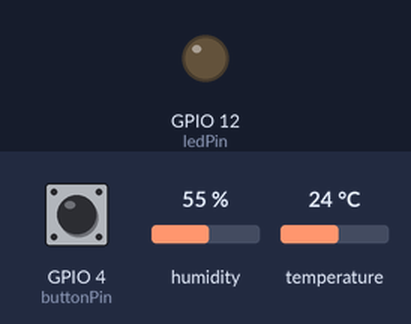
Simulated run of this sketch. Board: ESP8266 (NodeMCU). Parts: output pins drawn as LEDs (lit = HIGH). The test bench sets the inputs (shaded band); at power-on: GPIO 4 (buttonPin) LOW, humidity 55 %, temperature 24 °C. WiFi joins after 1.5 s; servers stay silent unless stated; what the sketch prints to the serial monitor is not drawn.

Above: at 2.7 s.
2.8 s: GPIO 4 (buttonPin) pulled HIGH for 0.15 s
At 4.0 s:
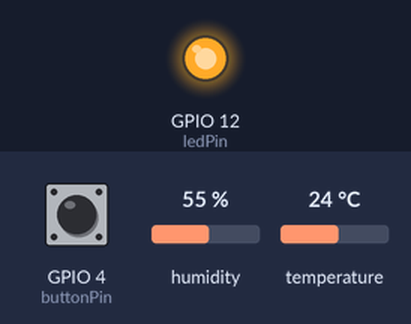
5.9 s: GPIO 4 (buttonPin) pulled HIGH for 1 s
At 6.4 s:
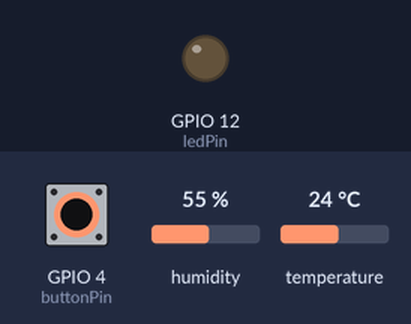
8.4 s: GPIO 4 (buttonPin) pulled HIGH for 3.2 s
At 9.5 s:
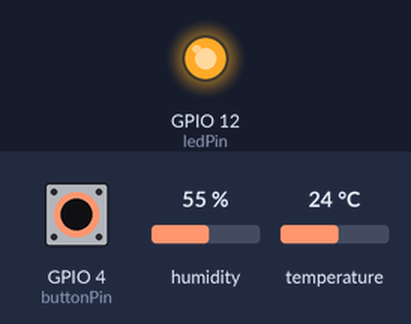
Timing chart, 0 to 11.4 s (numbered marks = the images above; inputs shaded):
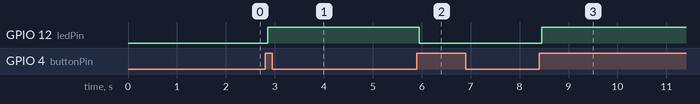

Measured:
- after the input at 2.8 s, GPIO 12 (ledPin): LOW → HIGH after 0.05 s
- after the input at 5.9 s, GPIO 12 (ledPin): HIGH → LOW after 0.05 s
- after the input at 8.4 s, GPIO 12 (ledPin): LOW → HIGH after 0.05 s

The sketch:

sketch_oct5a.ino
```cpp
#include <ESP8266WiFi.h>
#include <ESPAsyncTCP.h>
#include <ESPAsyncWebServer.h>
#include <DHT.h>

const char* ssid = "Infinix GT 30 Pro";
const char* password = "murahcpz";

// Konfigurasi Pin
const byte dhtPin = 2;        // D4 (GPIO 2)
const byte buttonPin = 4;     // D2 (GPIO 4)

const byte ledPin = 12;       // D6 (GPIO 12)

DHT dht(dhtPin, DHT11);

// Variabel Pelacak Status (State & Cache)
bool ledState = false;
String currentTemp = "--";
String currentHum = "--";     // BARU: penampung kelembapan
int buttonState = LOW;
int lastButtonState = LOW;
unsigned long lastDebounceTime = 0;
const unsigned long debounceDelay = 50;
unsigned long lastTime = 0;

AsyncWebServer server(80);
AsyncWebSocket ws("/ws");

// ---------------- HTML & JAVASCRIPT (FRONT-END) ----------------
const char index_html[] PROGMEM = R"rawliteral(
<!DOCTYPE html>
<html>
<head>
  <meta name="viewport" content="width=device-width, initial-scale=1">
  <title>Real-Time IoT Web</title>
  <style>
    body { font-family: Arial; text-align: center; }
    .card { background: #f0f0f0; margin: 20px auto; padding: 20px; max-width: 300px; border-radius: 10px; }
    button { padding: 15px 30px; font-size: 20px; border-radius: 5px; cursor: pointer; color: white;}
    .btn-on { background-color: #4CAF50; }
    .btn-off { background-color: #f44336; }
  </style>
</head>
<body>
  <h1>Smart Room</h1>

  <div class="card">
    <h2>Suhu: <span id="tempValue">--</span> Celcius</h2>
  </div>

  <!-- BARU: kartu kelembapan -->
  <div class="card">
    <h2>Kelembapan: <span id="humValue">--</span> %</h2>
  </div>

  <div class="card">
    <h2>LED: <span id="ledStatus">OFF</span></h2>
    <button id="toggleBtn" class="btn-off" onclick="toggleLed()">Turn ON</button>
  </div>

  <script>
    var gateway = `ws://${window.location.hostname}/ws`;
    var websocket;

    window.addEventListener('load', onLoad);
    function onLoad(event) { initWebSocket(); }

    function initWebSocket() {
      websocket = new WebSocket(gateway);
      websocket.onopen    = onOpen;
      websocket.onclose   = onClose;
      websocket.onmessage = onMessage;
    }

    function onOpen(event) { console.log('WebSocket Terkoneksi'); }
    function onClose(event) { setTimeout(initWebSocket, 2000); }

    function toggleLed(){
      websocket.send('toggle');
    }

    function onMessage(event) {
      var dataObj = JSON.parse(event.data);

      // Suhu
      if(dataObj.suhu !== undefined) {
         document.getElementById('tempValue').innerHTML = dataObj.suhu;
      }

      // BARU: Kelembapan
      if(dataObj.hum !== undefined) {
         document.getElementById('humValue').innerHTML = dataObj.hum;
      }

      // LED
      if(dataObj.led !== undefined) {
         var btn = document.getElementById('toggleBtn');
         var status = document.getElementById('ledStatus');
         if(dataObj.led == "1"){
           status.innerHTML = "ON";
           btn.innerHTML = "Turn OFF";
           btn.className = "btn-on";
         } else {
           status.innerHTML = "OFF";
           btn.innerHTML = "Turn ON";
           btn.className = "btn-off";
         }
      }
    }
  </script>
</body>
</html>
)rawliteral";

// ---------------- BACK-END & WEBSOCKET LOGIC ----------------

void notifyClients() {
  String jsonString = "{\"led\":\"" + String(ledState ? 1 : 0) + "\", ";
  jsonString += "\"suhu\":\"" + currentTemp + "\", ";
  jsonString += "\"hum\":\"" + currentHum + "\"}";   // BARU: kirim kelembapan
  ws.textAll(jsonString);
}

void handleWebSocketMessage(void *arg, uint8_t *data, size_t len) {
  AwsFrameInfo *info = (AwsFrameInfo*)arg;
  if (info->final && info->index == 0 && info->len == len && info->opcode == WS_TEXT) {
    data[len] = 0;
    if (strcmp((char*)data, "toggle") == 0) {
      ledState = !ledState;
      notifyClients();
    }
  }
}

void onEvent(AsyncWebSocket *server, AsyncWebSocketClient *client, AwsEventType type,
             void *arg, uint8_t *data, size_t len) {
  switch (type) {
    case WS_EVT_CONNECT:
      Serial.printf("Client WebSocket #%u terhubung\n", client->id());
      notifyClients();
      break;
    case WS_EVT_DISCONNECT:
      Serial.printf("Client WebSocket #%u terputus\n", client->id());
      break;
    case WS_EVT_DATA:
      handleWebSocketMessage(arg, data, len);
      break;
  }
}

void setup() {
  Serial.begin(115200);

  pinMode(buttonPin, INPUT);
  pinMode(ledPin, OUTPUT);
  digitalWrite(ledPin, LOW);
  dht.begin();

  WiFi.mode(WIFI_STA);
  WiFi.begin(ssid, password);
  while (WiFi.status() != WL_CONNECTED) { delay(500); Serial.print("."); }
  Serial.println("\nIP Address: " + WiFi.localIP().toString());

  server.on("/", HTTP_GET, [](AsyncWebServerRequest *request){
    request->send_P(200, "text/html", index_html);
  });

  ws.onEvent(onEvent);
  server.addHandler(&ws);
  server.begin();
}

void loop() {
  ws.cleanupClients();

  // 1. LED mengikuti status
  digitalWrite(ledPin, ledState ? HIGH : LOW);

  // 2. Tombol fisik (debounce)
  int reading = digitalRead(buttonPin);
  if (reading != lastButtonState) {
    lastDebounceTime = millis();
  }
  if ((millis() - lastDebounceTime) > debounceDelay) {
    if (reading != buttonState) {
      buttonState = reading;
      if (buttonState == HIGH) {
        ledState = !ledState;
        notifyClients();
      }
    }
  }
  lastButtonState = reading;

  // 3. Baca suhu + kelembapan tiap 3 detik
  if ((millis() - lastTime) > 3000) {
    float t = dht.readTemperature();
    float h = dht.readHumidity();          // BARU: baca kelembapan

    if (!isnan(t)) {
      currentTemp = String(t, 1);
    }
    if (!isnan(h)) {                       // BARU: simpan kelembapan
      currentHum = String(h, 1);
    }
    if (!isnan(t) || !isnan(h)) {
      notifyClients();                     // kirim ke browser
    }
    lastTime = millis();
  }
}
```
